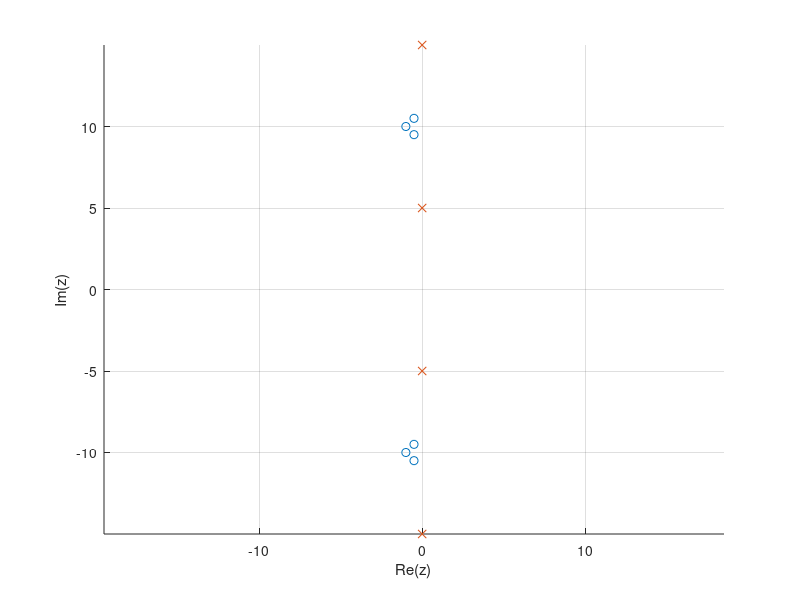
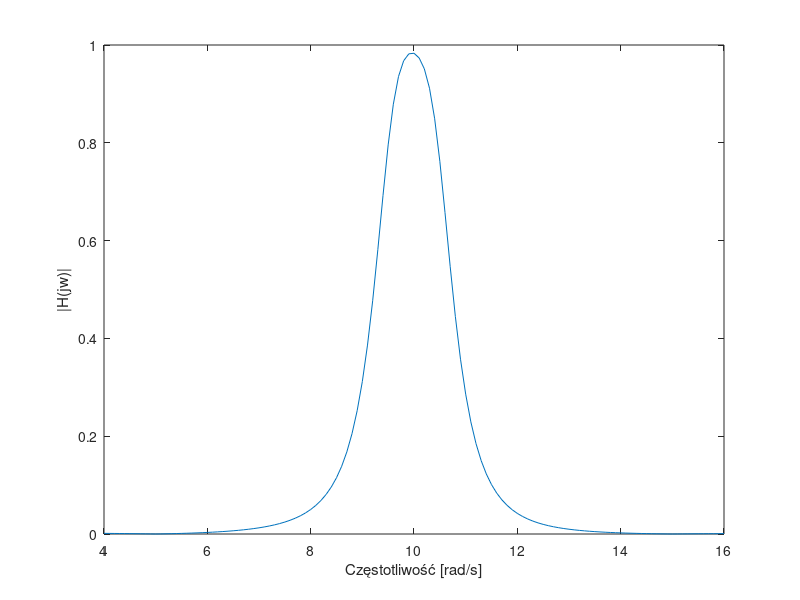
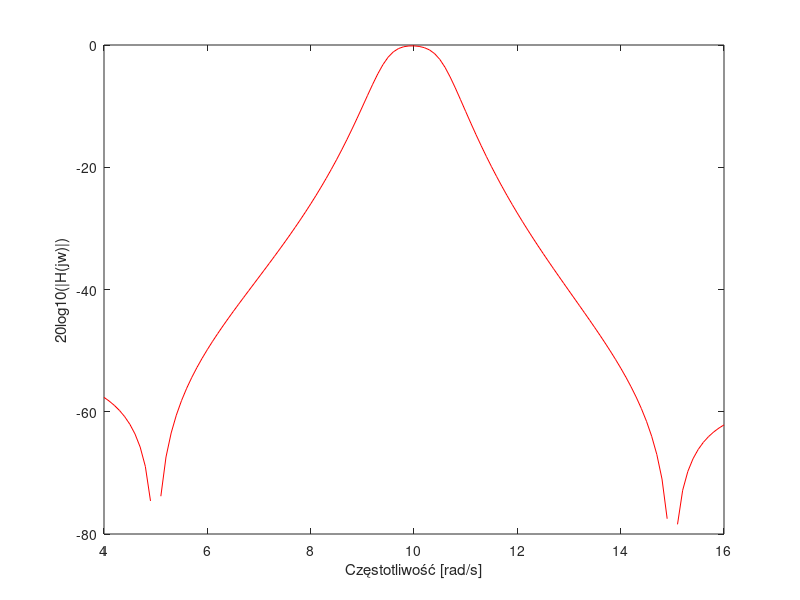
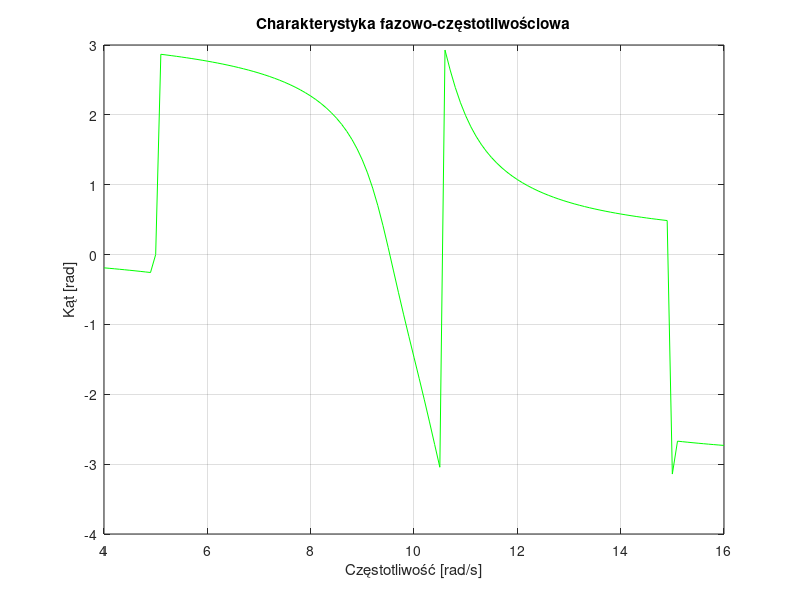

Write MATLAB code to recreate these figures, in order.
p12 = -0.5 + 9.5j;
p34 = -1 + 10j;
p56 = -0.5 + 10.5j;
z12 = 5j;
z34 = 15j;
p = [p12,p34,p56];
p = [p conj(p)];
z = [z12,z34];
z = [z  conj(z)];
wzm=0.42;
hold on;
plot(real(p),imag(p),"o");
plot(real(z),imag(z),"x");
grid on
axis equal
xlabel("Re(z)");
ylabel("Im(z)");

a = poly(p);
b = poly(z)*wzm;

w =  4:0.1:16;
s = w*j;
Hlinear = abs(polyval(b,s) ./ polyval(a,s));

figure;
plot(w,Hlinear);
xlabel("Częstotliwość [rad/s]")
ylabel("|H(jw)|");
figure;
Hlog = 20*log10(Hlinear);
wlog = logspace(0,1000,40);
plot(w,Hlog,'r');
xlabel("Częstotliwość [rad/s]")
ylabel("20log10(|H(jw)|)")

% Charakterystyka fazowa-częstotliwościowa
figure;
H_phase = angle(polyval(b,s) ./ polyval(a,s));
plot(w, H_phase, 'g');
xlabel('Częstotliwość [rad/s]');
ylabel('Kąt [rad]');
title('Charakterystyka fazowo-częstotliwościowa');
grid on;
% figure;
% freqs(b,a,w);